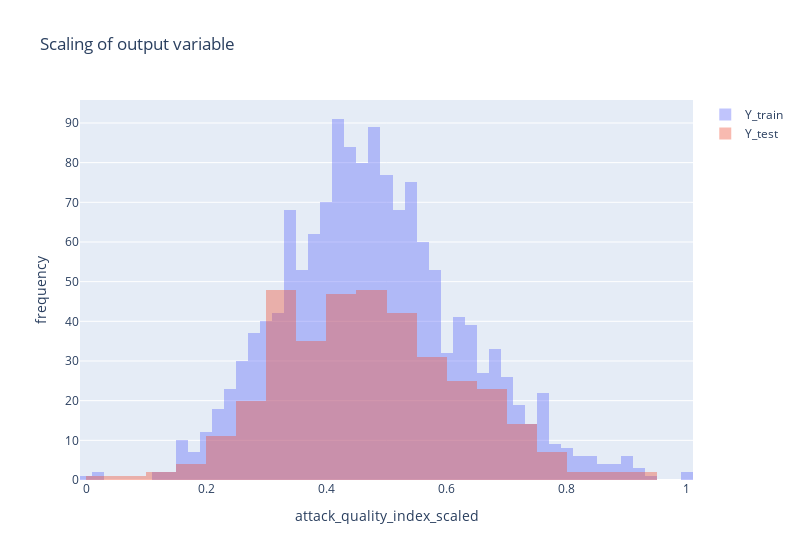

The code cell stored with this chart in its notebook:
### Code cell
fig = go.Figure(
    data = [
        go.Histogram(x=Y_train, name='Y_train', opacity=0.4),
        go.Histogram(x=Y_test, name='Y_test', opacity=0.4)],
    layout=dict(width=800, barmode='overlay', title='Scaling of output variable', xaxis_title='attack_quality_index_scaled', yaxis_title='frequency')
)
fig.show()

### Figure 1 — Plotly figure (JSON) as saved in the notebook; plotly's stock layout.template omitted (floating-point values rounded to 4 significant figures; data arrays with more than 128 entries replaced by an {"elided": "..."} marker saying what was removed)
{"data": [{"name": "Y_train", "opacity": 0.4, "type": "histogram", "x": {"elided": "1458 float values"}}, {"name": "Y_test", "opacity": 0.4, "type": "histogram", "x": {"elided": "365 float values"}}], "layout": {"barmode": "overlay", "title": {"text": "Scaling of output variable"}, "width": 800, "xaxis": {"title": {"text": "attack_quality_index_scaled"}}, "yaxis": {"title": {"text": "frequency"}}}}
